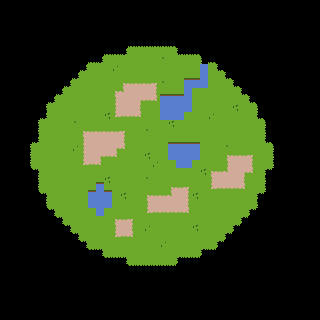

A 2D game scene composited from a Tiled map and its tileset images. What follows is a short description and the map's XML, with each tile layer's data collapsed to a summary:
An orthogonal 40x40 tile map with 8x8 px tiles, 2 tile layers (background, collision) and 18 objects.

<map version="1.2" tiledversion="1.2.0" orientation="orthogonal" renderorder="left-up" width="40" height="40" tilewidth="8" tileheight="8" infinite="0" nextlayerid="10" nextobjectid="22">
 <tileset firstgid="1" source="tileset.tsx" />
 <layer id="6" name="background" width="40" height="40">
  <properties>
   <property name="background" value="" />
  </properties>
  <data>[1600 cells, 563 non-empty, 16 distinct tile ids]</data>
 </layer>
 <layer id="7" name="collision" width="40" height="40">
  <properties>
   <property name="player_collision" value="" />
  </properties>
  <data>[1600 cells, 113 non-empty, 9 distinct tile ids]</data>
 </layer>
 <objectgroup id="9" name="rocks">
  <object id="3" gid="51" x="128" y="96" width="8" height="8" />
  <object id="4" gid="51" x="200" y="128" width="8" height="8" />
  <object id="5" gid="51" x="248" y="144" width="8" height="8" />
  <object id="6" gid="51" x="184" y="224" width="8" height="8" />
  <object id="7" gid="51" x="128" y="216" width="8" height="8" />
  <object id="8" gid="51" x="80" y="168" width="8" height="8" />
  <object id="9" gid="51" x="128" y="128" width="8" height="8" />
  <object id="11" gid="51" x="144" y="160" width="8" height="8" />
  <object id="12" gid="52" x="224" y="104" width="8" height="8" />
  <object id="13" gid="52" x="216" y="184" width="8" height="8" />
  <object id="14" gid="52" x="216" y="216" width="8" height="8" />
  <object id="15" gid="52" x="168" y="184" width="8" height="8" />
  <object id="16" gid="52" x="160" y="208" width="8" height="8" />
  <object id="17" gid="52" x="120" y="176" width="8" height="8" />
  <object id="18" gid="52" x="56" y="192" width="8" height="8" />
  <object id="19" gid="52" x="88" y="136" width="8" height="8" />
  <object id="20" gid="52" x="80" y="96" width="8" height="8" />
  <object id="21" gid="52" x="136" y="112" width="8" height="8" />
 </objectgroup>
</map>